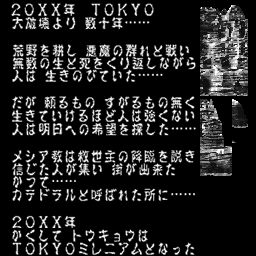
#> input picture graphics/assets/originals/title_scroll.png, 256 x 256 px
$ python titlegfx_en.py
#> lines starting #> are read from the running program, lines starting #| are printed output that depends on the picture
### paths.py
"""Canonical paths for the SMT2 GBA translation project."""

from __future__ import annotations

from dataclasses import dataclass
from pathlib import Path


ROM_FILENAME = "Shin Megami Tensei II (Japan).gba"


@dataclass(frozen=True, slots=True)
class ProjectPaths:
    project_root: Path
    rom_root: Path

    def __post_init__(self) -> None:
        project_root = Path(self.project_root).resolve()
        rom_root = Path(self.rom_root).resolve()

        if rom_root.parent != project_root:
            raise ValueError(f"ROM directory must be directly under the project root: {rom_root}")

        object.__setattr__(self, "project_root", project_root)
        object.__setattr__(self, "rom_root", rom_root)

    @classmethod
    def discover(cls) -> "ProjectPaths":
        project_root = Path(__file__).resolve().parent
        return cls(
            project_root=project_root,
            rom_root=project_root / "rom",
        )

    @property
    def source_rom(self) -> Path:
        return self.rom_root / ROM_FILENAME

    # [4 lines left out: function build_root, not called in this run]

    @property
    def text_root(self) -> Path:
        return self.project_root / "text"

    @property
    def corpus_root(self) -> Path:
        return self.text_root / "corpus"

    @property
    def text_script_root(self) -> Path:
        return self.text_root / "script"

    @property
    def text_config_root(self) -> Path:
        return self.text_root / "config"

    @property
    def text_review_root(self) -> Path:
        return self.text_root / "review"

    @property
    def text_generated_root(self) -> Path:
        return self.text_root / "generated"

    @property
    def text_dump_root(self) -> Path:
        return self.text_generated_root / "readable"

    @property
    def text_reference_root(self) -> Path:
        return self.text_root / "reference"

    @property
    def text_reference_source_root(self) -> Path:
        return self.text_reference_root / "source"

    @property
    def text_reference_generated_root(self) -> Path:
        return self.text_reference_root / "generated"

    @property
    def text_archive_root(self) -> Path:
        return self.text_script_root / "archive"

    @property
    def text_tools_root(self) -> Path:
        return self.text_script_root / "tools"

    @property
    def font_root(self) -> Path:
        return self.project_root / "font"

    @property
    def font_config_root(self) -> Path:
        return self.font_root / "config"

    @property
    def font_atlas_root(self) -> Path:
        return self.font_root / "atlas"

    @property
    def font_script_root(self) -> Path:
        return self.font_root / "script"

    @property
    def font_source_root(self) -> Path:
        return self.font_root / "source"

    @property
    def font_build_root(self) -> Path:
        return self.rom_root / "font"

    @property
    def graphics_root(self) -> Path:
        return self.project_root / "graphics"

    @property
    def graphics_assets_root(self) -> Path:
        return self.graphics_root / "assets"

    @property
    def graphics_script_root(self) -> Path:
        return self.graphics_root / "script"

    @property
    def engine_root(self) -> Path:
        return self.project_root / "engine"

    @property
    def engine_script_root(self) -> Path:
        return self.engine_root / "script"

    @property
    def engine_build_script(self) -> Path:
        return self.engine_script_root / "build_rom.py"

    # [5 lines left out: function build_path, not called in this run]

### graphics/script/titlegfx_en.py
#!/usr/bin/env python3
"""Render the English title-sequence graphics into graphics/assets/*.png.

Regenerates the editable sheets from assets/originals/ and the English text specs below,
so wording tweaks are a re-run away (the sheets stay hand-editable afterwards — this
script only overwrites the assets it owns).  The ROM build (patch_titlegfx) then
injects whatever differs from the originals.

Owned assets:
  * title_scroll — the opening narration crawl.  EN layout: 16 lines / 6 paragraphs
    in the x<200 text region (x>=200 = art tiles, untouched), ~13px pitch, 12px AA
    glyphs.  EN re-typesets the whole text region with the same paragraph rhythm.
  * title_screen — only the logo band y40..83 (the JP brush logo) is replaced with
    an EN logotype; the menu text above it is already English.

JP source (transcribed 2026-07-09 from the sheets):
    20XX年 TOKYO / 大破壊より 数十年……
    荒野を耕し 悪魔の群れと戦い / 無数の生と死をくり返しながら / 人は 生きのびていた……
    だが 頼るもの すがるもの無く / 生きていけるほど人は強くない / 人は明日への希望を探した……
    メシア教は救世主の降臨を説き / 信じた人が集い 街が出来た / かつて…… / カテドラルと呼ばれた所に……
    20XX年 / かくして トウキョウは / TOKYOミレニアムとなった
"""
import numpy as np
from PIL import Image, ImageDraw, ImageFont

try:
    from graphics.script._boot import ASSETS as GFXDIR
except ModuleNotFoundError:
    from _boot import ASSETS as GFXDIR

SERIF = r"C:\Windows\Fonts\times.ttf"
SERIF_BI = r"C:\Windows\Fonts\timesbi.ttf"   # bold italic, for the logotype

# ------------------------------------------------------------------ scroll text
# One tuple per paragraph; None = blank line inside a paragraph.  Budget: x 12..199.
SCROLL = [
    ["TOKYO, 20XX"],
    ["Several decades after the Great",
     "Destruction..."],
    ["They cultivated the wilderness, fought",
     "off the demonic hordes, and through",
     "countless lives and deaths, humanity",
     "endured..."],
    ["But nobody has the strength to live",
     "without someone or something to cling",
     "to or rely on. And so the people",
     "longed..."],
    ["The Messians preached the advent of a",
     "savior, gathered the faithful, and a new",
     "city rose atop the old Cathedral."],
    ["This city would come to be known",
     "as Tokyo Millenium."],
]
SCROLL_X = 12
SCROLL_Y0 = 4
SCROLL_PITCH = 12
SCROLL_PARA_GAP = 8
SCROLL_XMAX = 200                 # art tiles start here — never touch
SCROLL_SIZE = 11                  # Times 11px: longest line measures ~181px

# The JP brush logo (真・女神転生II) is KEPT — per the older official EN logo style the
# English appears as a small caption above the large kanji.  The logo is OBJ metasprite
# @0x0813EE88 (main band = sheet x0..223 y40..71 at screen (12,24), tail window =
# sheet(104,72) 40x16 at screen (116,56)).
#
# CRITICAL: the sheet block holds only 0x2A40 bytes = 338 TILES — tile rows 0..9 full,
# row 10 (sheet y80..87) only up to x143.  Anything drawn past tile 337 is silently
# dropped at inject time and the OAM would show stale VRAM (the "black bar" bug, hit
# 2026-07-09).  Atlus's own tail sprite ends exactly at tile 337.
#
# The 16px-tall serif caption is assembled from three free UPLOADED regions that no
# title-state metasprite displays (all 9 descs enumerated 2026-07-09): the logo band's
# dead right columns (x224..255 of rows y40..71 — the logo sprites stop at x223) give
# two 32x16 segments, and the two 8px strips (sheet(144,72) / sheet(0,80)) stack into a
# 104x16 segment.  patch_titlegfx shows them contiguously at screen (36,10)..(203,25)
# via an EXTENDED metasprite.  The logo's pixels may use ONLY the palette-ramp indices
# 11..15 (15 = fill, 11 = faintest AA edge) — bank 1's other indices are unrelated colors.
LOGO_CAPTION = "SHIN MEGAMI TENSEI II"
# (sheet x, sheet y, w, h, caption-canvas x, canvas y) — the caption is drawn on a
# 168x16 canvas and scattered into these sheet rects; the metasprite reassembles them.
LOGO_STRIPS = [
    (224, 40, 32, 16, 0, 0),
    (224, 56, 32, 16, 32, 0),
    (144, 72, 104, 8, 64, 0),
    (0, 80, 104, 8, 64, 8),
]
LOGO_CAPTION_W, LOGO_CAPTION_H = 168, 16

# ------------------------------------------------------------------ Charon (game over)
# The Charon speech is drawn as OBJ metasprite B (attrList @0x08002AB8, origin (0x78,0x64),
# 2D char mapping over the charon_text sheet; the portrait = metasprite A, untouched).
# Each rect below = (screen x, screen y, w, h, sheet x, sheet y) decoded from the OAM
# templates — EN is typeset on a 240x160 virtual screen and inverse-mapped through them.
# JP: カロン：川の向こうは 常世の国 / 死者の魂が 次の転生を 待つ所 / さあ 川を 渡るのだ… …
CHARON_RECTS = [
    (12, 100, 64, 32,  80,  0),
    (76, 100, 64, 32, 144,  0),
    (140, 100, 32, 32, 208,  0),
    (172, 100, 32, 32,   0, 32),
    (204, 100, 16, 32,  32, 32),
    (220, 100, 8, 32,   48, 32),
    (60, 132, 64, 28,   56, 32),   # h clipped at screen bottom (y132+32 > 160)
    (124, 132, 64, 28, 120, 32),
    (188, 132, 32, 28, 184, 32),
    (220, 132, 8, 8,   216, 32),
]
CHARON_LINES = [   # (x, y, text) on the virtual 240x160 screen
    (14, 103, "Charon: Beyond the river lies the afterworld,"),
    (22, 117, "where the souls of the dead await their next"),
    (64, 136, "life. Come, cross the river..."),
]


def _render_text(canvas_l, draw_l, text, xy, font):
    draw_l.text(xy, text, fill=255, font=font)


# [7 lines left out: function _quantize_into, not called in this run]


def render_scroll():
    a = np.asarray(Image.open(GFXDIR / "originals" / "title_scroll.png")).copy()
    a[:, :SCROLL_XMAX] = 0                          # clear the JP text region
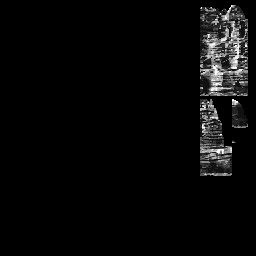
#> a: shape (256, 256); min 0, max 15, mean 0.505; drawn with min black and max white
    font = ImageFont.truetype(SERIF, SCROLL_SIZE)
    canvas = Image.new("L", (SCROLL_XMAX, a.shape[0]), 0)
#> canvas: PIL image 200x256 L; every value is 0
    d = ImageDraw.Draw(canvas)
    y = SCROLL_Y0
    for para in SCROLL:
        for line in para:
            if line:
                w = d.textbbox((0, 0), line, font=font)[2]
                if SCROLL_X + w > SCROLL_XMAX - 4:
                    raise SystemExit(f"scroll line too wide ({w}px): {line!r}")
                d.text((SCROLL_X, y), line, fill=255, font=font)
            y += SCROLL_PITCH
        y += SCROLL_PARA_GAP
#> after the loop, y = 56
    _quantize_into(a, canvas)
    _save(a, "title_scroll")


# [44 lines left out: functions render_logo, render_charon, _save, not called in this run]


def main() -> None:
    render_scroll()
    render_logo()
    render_charon()


if __name__ == "__main__":
#> (the run stopped early here; a loop or call above may not have finished)
